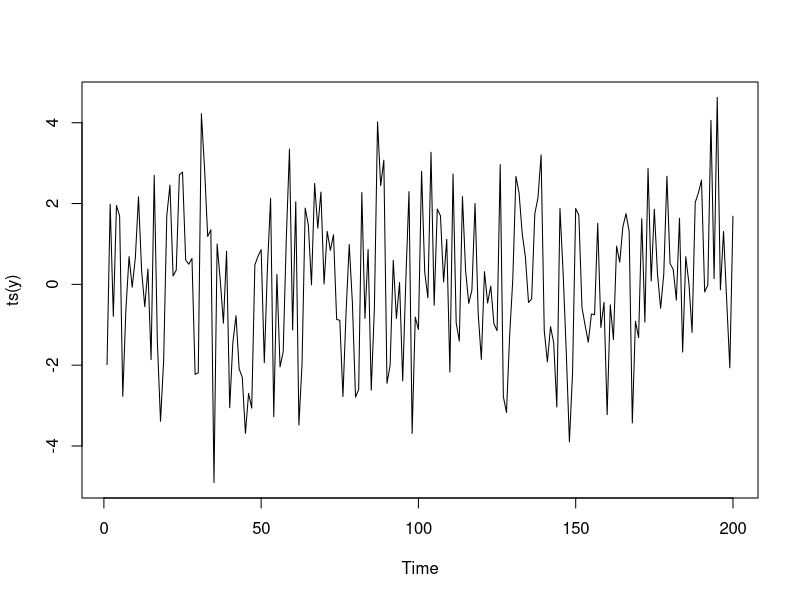
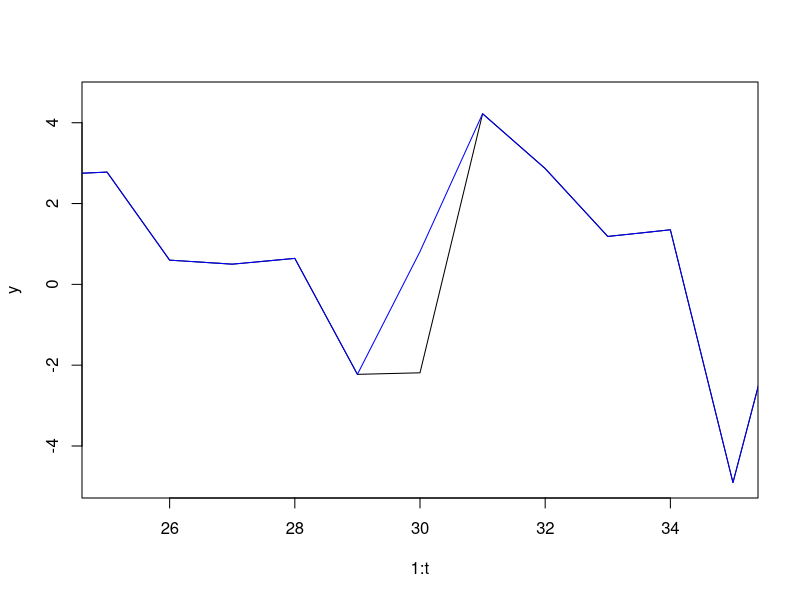
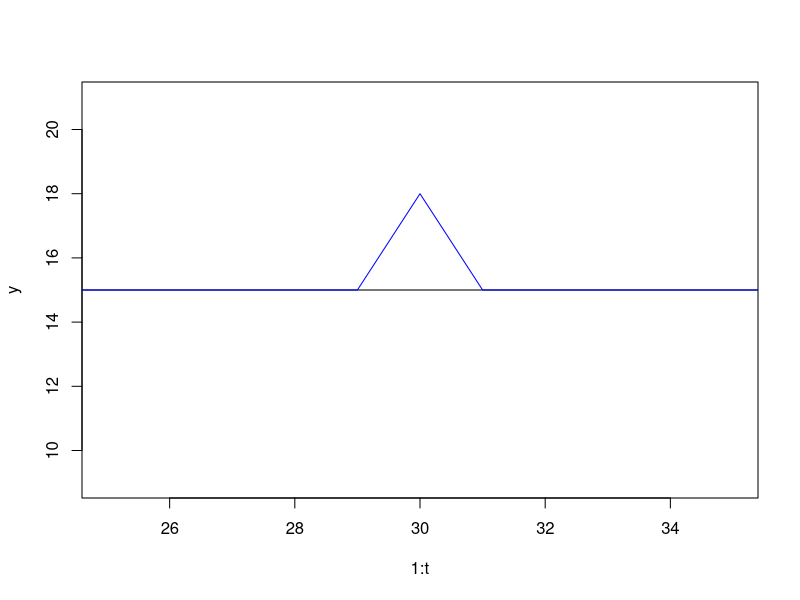
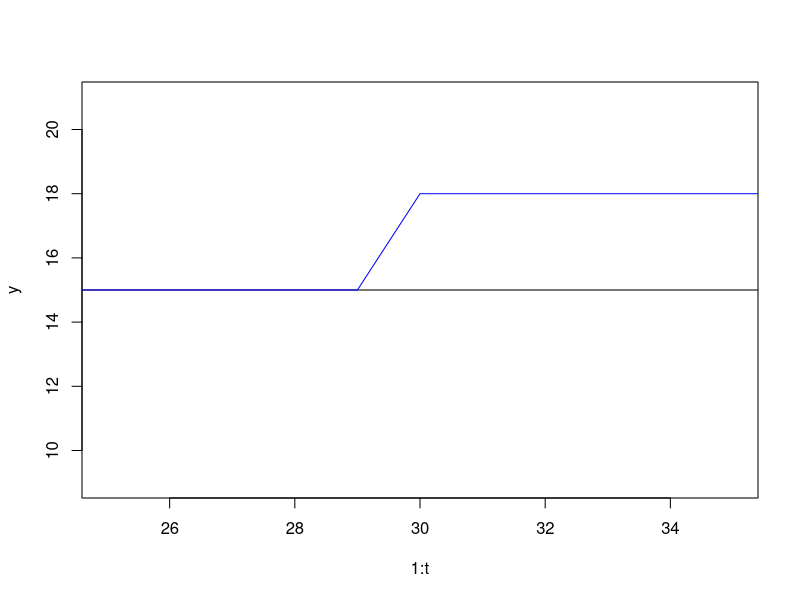
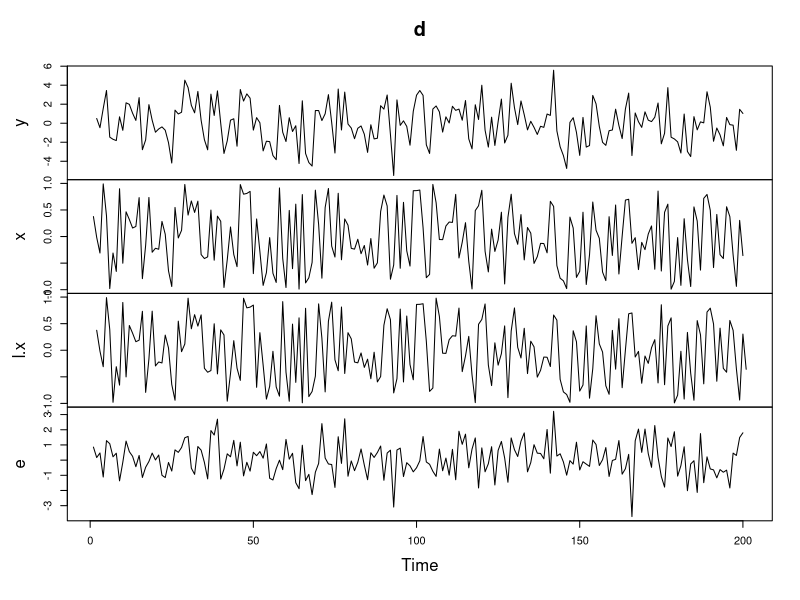
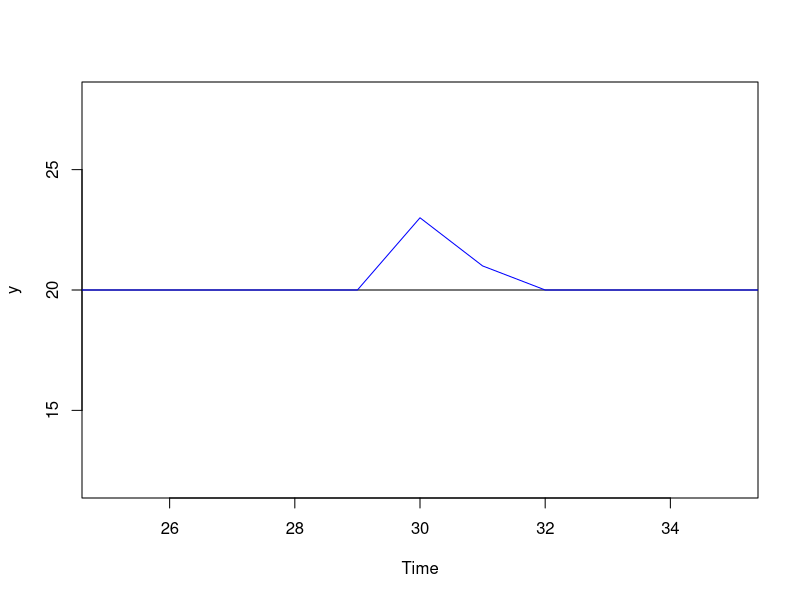
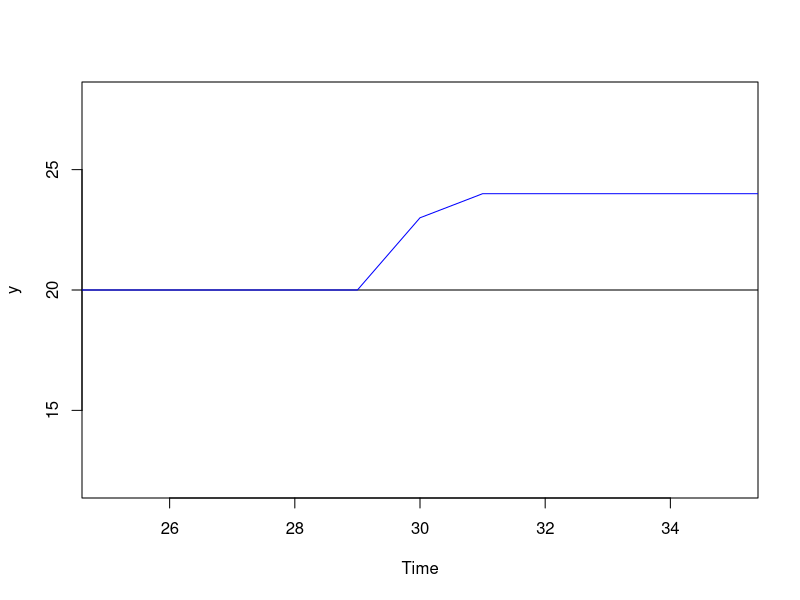
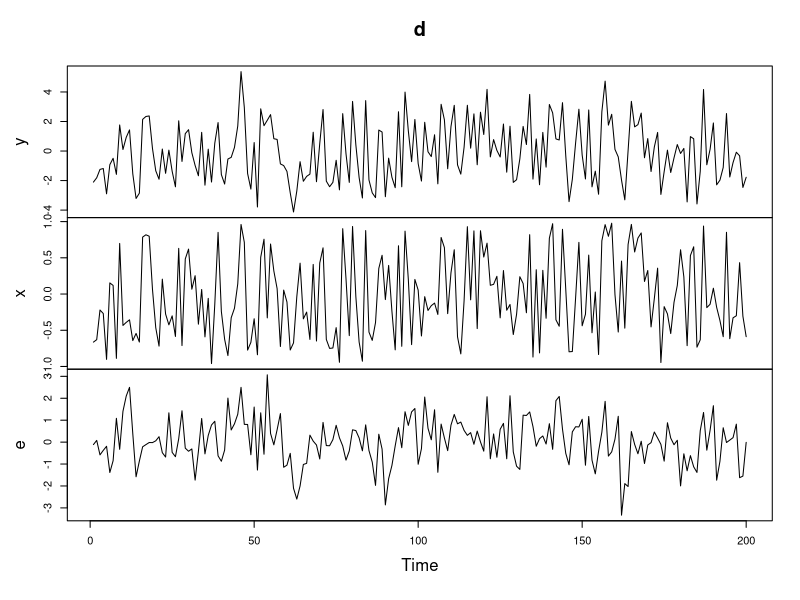

These charts were generated, in order, by the following R code:
#########################################################
## Time-series
## Instructor: Jason Guo
## Quant III Lab 4
#########################################################

library(foreign)
setwd("~/Dropbox/Quant3_TA/TA/w5")

library(car)
set.seed(123)

################################################################
## TIME-SERIES WITH IID ERRORS AND NO DISTRIBUTED LAGS
## (i.e., no serial correlation and no lagged covariates)
################################################################

# generating simulated data
t <- 200
x <- runif(t, -1, 1)
e <- rnorm(t, 0, 1)
beta <- 3

y <- beta * x + e

plot(ts(y))


# OLS is unbiased and efficient
summary(ols <- lm(y ~ x))

# testing for serial correlation
durbinWatsonTest(ols, max.lag=1)
# note: H0 = no autocorrelation
# D-W Stats near 2 imply we do not reject the null

# LM test = Breusch-Godfrey
summary(ols <- lm(ols$resid ~ x + c(NA, ols$resid[-t])))

Rstat <- (t - 1) * summary(ols)$r.squared
Rstat
qchisq(0.95, 1) ## critical value
p <- pchisq(Rstat, df=1) ## p-value: cannot reject null no serial correlation
1-p ## p>0.05, so we do not reject the null of no serial correlation

# IMPULSE RESPONSE FUNCTION for x
# (x goes up one unit in t and then back down to zero in t+1)
new.x <- x
new.x[30] <- new.x[30] + 1 ## ading one unit to obs. 30
new.y <- beta * new.x + e

plot(1:t, y, type="l", xlim=c(25, 35))
lines(1:t, new.y, col="blue")

# easier to see without error and assuming covariate is at some eq. value
# (see Beck and Katz, 2011, for more examples)
x <- rep(5, t)
new.x <- x; new.x[30] <- new.x[30] + 1

y <- beta * x
new.y <- beta * new.x 

plot(1:t, y, type="l", xlim=c(25, 35))
lines(1:t, new.y, col="blue")


# UNIT RESPONSE FUNCTION for x
# (x goes up one unit in t and remains up one unit for all remaining periods)
new.x <- x; new.x[30:t] <- new.x[30:t] + 1
new.y <- beta * new.x 

plot(1:t, y, type="l", xlim=c(25, 35))
lines(1:t, new.y, col="blue")


################################################################
## TIME-SERIES WITH IID ERRORS AND DISTRIBUTED LAGS
## (i.e., no serial correlation and lagged covariates)
################################################################

rm(list=ls())
set.seed(777)

t <- 200
## now using 'ts' function (this will make computing lags easier)
x <- ts(runif(t, -1, 1))
l.x <- lag(x, -1)
e <- ts(rnorm(t, 0, 1))
beta <- 3
gamma <- 1
y <- beta * x + gamma * l.x + e

## putting it all together
d <- ts.union(y, x, l.x, e)
plot(d)

# everything still works...
summary(ols <- lm(y ~ x + l.x, data=d))

durbinWatsonTest(ols, max.lag=1) ## no serial correlation

# same with LM test
resid <- ts(ols$resid, start=2)
l.resid <- lag(resid, -1)
d <- ts.union(y, x, l.x, resid, l.resid)
summary(ols <- lm(resid ~ x + l.x + l.resid, data=d))
Rstat <- (t - 1) * summary(ols)$r.squared
qchisq(0.95, 1) ## critical value
p <- pchisq(Rstat, df=1) ## p-value: cannot reject null no serial correlation
1-p ## p>0.05, so we do not reject the null of no serial correlation

# IMPULSE RESPONSE FUNCTION for x
# (x goes up 3 units in t and then goes down to 1 unit back down to zero in t+1)
x <- ts(rep(5, t)); new.x <- x; new.x[30] <- new.x[30] + 1
l.x <- lag(x, -1); new.l.x <- lag(new.x, -1)
y <- beta * x + gamma * l.x
new.y <- beta * new.x + gamma * new.l.x

plot(y, xlim=c(25, 35))
lines(new.y, col="blue")
diff <- new.y - y
diff[25:35] ## in t, it goes up by beta; in t+1, it goes up by gamma

# UNIT RESPONSE FUNCTION for x
# (x goes up one unit in t and remains up one unit for all remaining periods)
x <- ts(rep(5, t)); new.x <- x; new.x[30:t] <- new.x[30:t] + 1
l.x <- lag(x, -1); new.l.x <- lag(new.x, -1)
y <- beta * x + gamma * l.x
new.y <- beta * new.x + gamma * new.l.x

plot(y, xlim=c(25, 35))
lines(new.y, col="blue")
diff <- new.y - y
diff[25:35] ## in t, it goes up by beta; in t+1..., it goes up by beta+gamma


################################################################
## TIME-SERIES WITH AR1 ERRORS
## (i.e., serial correlation and no lagged covariates)
################################################################

rm(list=ls())
set.seed(444)

t <- 200
x <- ts(runif(t, -1, 1))
rho <- 0.2
# generating AR1 errors
nu <- rnorm(t)
e <- c(nu[1], rep(NA, t-1))
for (i in 2:t){
  e[i] <- rho * e[i-1] + nu[i]
}
e <- ts(e)
beta <- 3
y <- beta * x + e


## putting it all together
d <- ts.union(y, x, e)
plot(d) ## what plots show serial correlation?

# unbiased BUT inefficient
summary(ols <- lm(y ~ x, data=d))

durbinWatsonTest(ols, max.lag=1) ## we reject the null of no serial corr.

resid <- ts(ols$resid, start=2)
l.resid <- lag(resid, -1)
d <- ts.union(y, x, resid, l.resid)

summary(ols <- lm(resid ~ x + l.resid, data=d))
Rstat <- (t - 1) * summary(ols)$r.squared
qchisq(0.95, 1) ## critical value
p <- pchisq(Rstat, df=1) ## p-value: we reject null no serial correlation
1-p ## p<0.05, so now we DO reject the null of no serial correlation

## how to solve this?
## One option is to fix standard errors using prais-winsten or cochrane-orcutt
## Another option is to add lagged DVs, which (usually) solves the problem:

l.y <- lag(y, -1)
d <- ts.union(y, x, l.y, e)
summary(ols <- lm(y ~ l.y + x, data=d))

## (remember that DW does not work when you have lagged DV)
## (also note that if you do NOT have serial correlation and use a lagged DV,
## then estimates are biased! See e.g. Keele and Kelly, 2006)


# IMPULSE RESPONSE FUNCTION for nu (iid error)
# (x goes up one unit in t and then back down to zero in t+1)
## 1) baseline assuming x and nu are at equilibrium values
x <- ts(rep(5, t))
nu <- rep(0, t) 
e[1] <- 0
for (i in 2:t){
  e[i] <- rho * e[i-1] + nu[i]
}
e <- ts(e)
y <- beta * x + e

## 2) new values, after adding +1 to nu for one period
nu[30] <- nu[30] + 1
for (i in 2:t){
  e[i] <- rho * e[i-1] + nu[i]
}
e <- ts(e)
new.y <- beta * x + e

plot(y, xlim=c(25, 35))
lines(new.y, col="blue")
diff <- new.y - y
diff[25:35] 

################################################################
## what happens if rho is now .9 ?
################################################################

rho <- .9

x <- ts(rep(5, t))
nu <- rep(0, t) 
e[1] <- 0
for (i in 2:t){
  e[i] <- rho * e[i-1] + nu[i]
}
e <- ts(e)
y <- beta * x + e

nu[30] <- nu[30] + 1
for (i in 2:t){
  e[i] <- rho * e[i-1] + nu[i]
}
e <- ts(e)
new.y <- beta * x + e

plot(y, xlim=c(25, 50))
lines(new.y, col="blue")
diff <- new.y - y
diff[25:50] 

################################################################
## what if rho = 1? (random walk)
################################################################

rm(list=ls())
set.seed(333)

t <- 200
x <- ts(runif(t, -1, 1))
rho <- 1
# generating AR1 errors
nu <- rnorm(t)
e <- c(nu[1], rep(NA, t-1))
for (i in 2:t){
  e[i] <- rho * e[i-1] + nu[i]
}
e <- ts(e)
beta <- 3
y <- beta * x + e


## putting it all together
d <- ts.union(y, x, e)
plot(d)  

# everything is still fine
summary(ols <- lm(y ~ x, data=d))



################################################################
## what if rho > 1? (non-stationary time-series)
################################################################

rm(list=ls())
set.seed(333)

t <- 200
x <- ts(runif(t, -1, 1))
rho <- 1.05
# generating AR1 errors
nu <- rnorm(t)
e <- c(nu[1], rep(NA, t-1))
for (i in 2:t){
  e[i] <- rho * e[i-1] + nu[i]
}
e <- ts(e)
beta <- 3
y <- beta * x + e


## putting it all together
d <- ts.union(y, x, e)
plot(d)  

# everything explodes
summary(ols <- lm(y ~ x, data=d))
